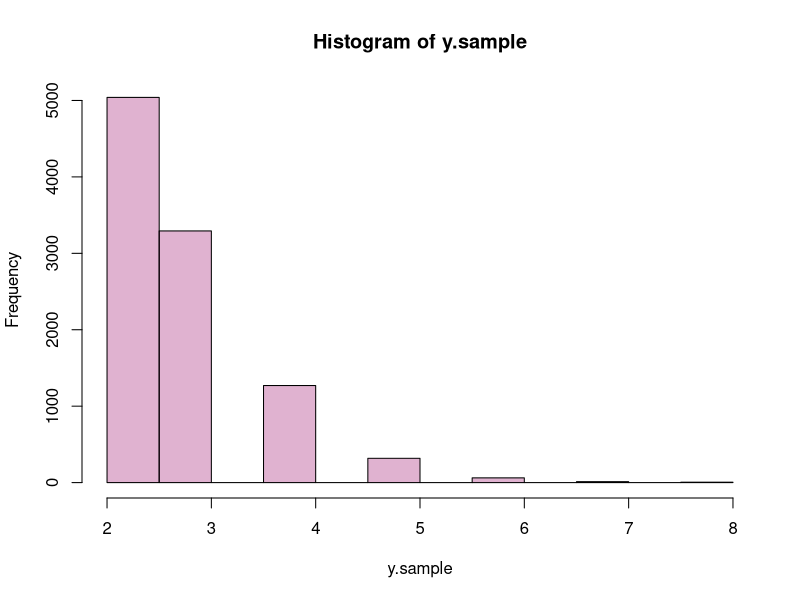

The R script that drew this image:
## ---- chunk 1
knitr::opts_chunk$set(echo = TRUE, fig.align = "center")
## ---- chunk 2

h.funct = function(x){
  num   = 1/cos(x) + tan(x)
  denom = (1/cos(x) - tan(x))*(4*tan(x)^2)^2
  num/denom * 8 * 1/cos(x) * 1.5
}

## ---- chunk 3
h.funct(runif(1,1,2.5))
## ---- chunk 4
n = 10000 
y.sample  = replicate(n, h.funct(runif(1, 1, 2.5)))
y.average = mean(y.sample)
y.average
## ---- chunk 5

h.funct = function(){
  s = 0
  k = 0
  while( s < 1){
    u = runif(1)
    s = s+u
    k = k+1
    }
  return(k)
}

## ---- chunk 6
n = 10000
y.sample  = replicate(n, h.funct() ) 
## ---- chunk 7
y.average = mean(y.sample)
y.average
## ---- chunk 8
hist(y.sample, col=rgb(.6,0,.4,.3))
## ---- chunk 9
library(readr)
spawn <- read_csv("spawn-by-typ.csv")
## ---- chunk 10
pokemon_sample_space = spawn$pokemon_id
spawn_prob = spawn$appeareances
## ---- chunk 11
find.pokemon = function(){
  sample(pokemon_sample_space, 1, replace=TRUE, prob = spawn_prob)
}

sum(spawn_prob)
## ---- chunk 12
simulate.catch.them.all <- function(num_distinct_poke){
  captured <- c()
  while(length(unique(captured)) < num_distinct_poke){
    captured <- c(captured, find.pokemon())
  }
  length(captured)
}
## ---- chunk 13
n = 1000
y.sample  = replicate(n,simulate.catch.them.all(10))
y.average = mean(y.sample)
y.average
